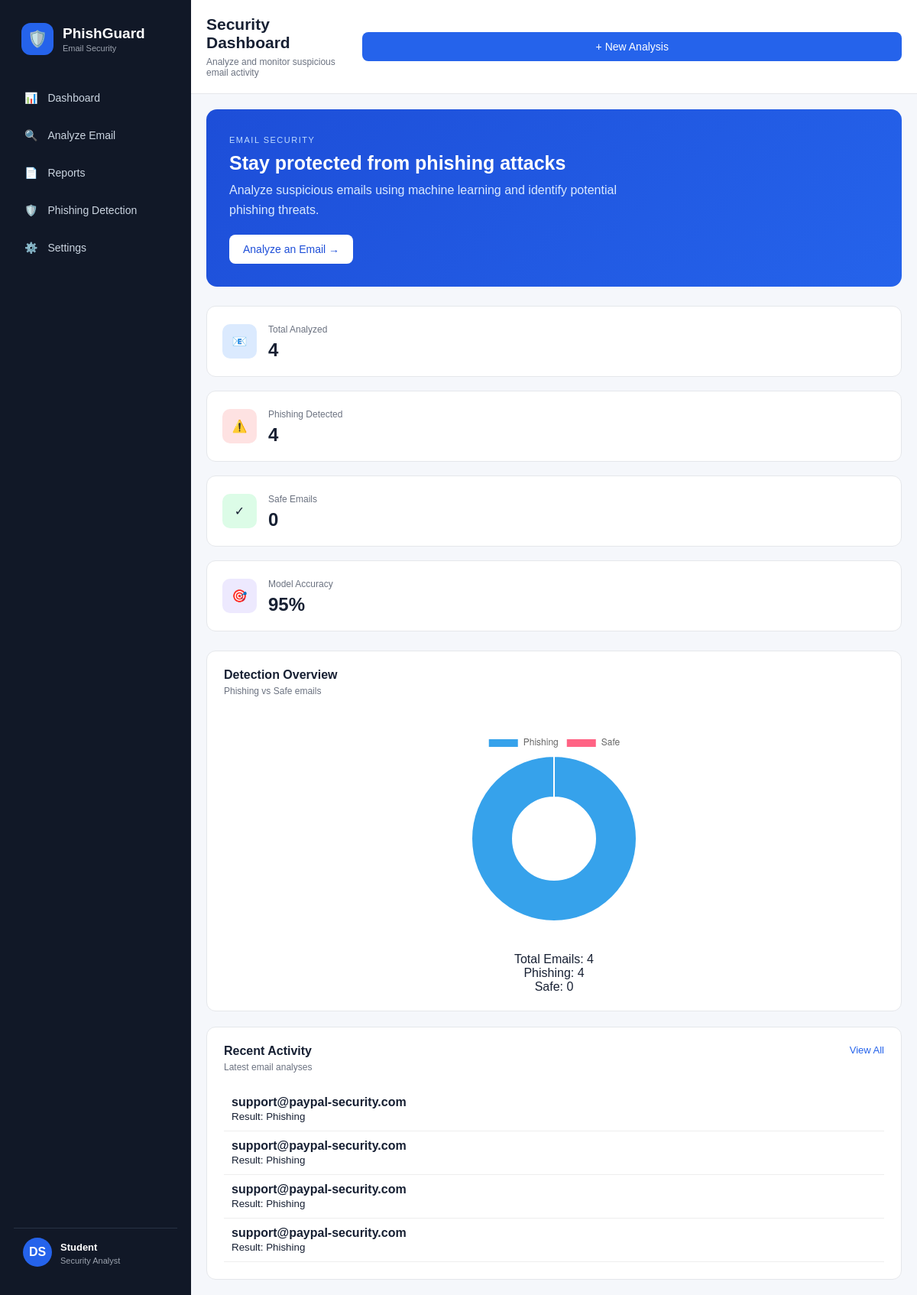
The page / on the database its author committed.
### tables this page shows
CREATE TABLE reports (
        id INTEGER PRIMARY KEY AUTOINCREMENT,
        sender TEXT,
        subject TEXT,
        result TEXT,
        score INTEGER,
        created_at TEXT
    );

### app.py (the view)
@app.route("/")
def dashboard():
    conn = get_db()
    reports = conn.execute("""
        SELECT *
        FROM reports
        ORDER BY id DESC
    """).fetchall()
    reports = [dict(r) for r in reports]
    total_reports = len(reports)
    phishing_count = sum(
        1 for r in reports
        if r["result"] == "Phishing"
    )
    safe_count = sum(
        1 for r in reports
        if r["result"] == "Safe"
    )
    conn.close()
    return render_template(
        "dashboard.html",
        total_reports=total_reports,
        phishing_count=phishing_count,
        safe_count=safe_count,
        reports=reports
    )

### app.py (called while the page is built)
def get_db():
    conn = sqlite3.connect(DATABASE)
    conn.row_factory = sqlite3.Row
    return conn

### templates/dashboard.html (shortened to what this page needs)
{% extends "base.html" %}
{% block page_title %}
Security Dashboard
{% endblock %}
{% block page_subtitle %}
Analyze and monitor suspicious email activity
{% endblock %}
{% block content %}
<div class="welcome-card">
    <div>
        <span class="eyebrow">EMAIL SECURITY</span>
        <h2>Stay protected from phishing attacks</h2>
        <p>
            Analyze suspicious emails using machine learning
            and identify potential phishing threats.
        </p>
        <a href="/analyze" class="primary-button">
            Analyze an Email →
        </a>
    </div>
</div>
<div class="stats-grid">
    <div class="stat-card">
        <div class="stat-icon blue">📧</div>
        <div>
            <span>Total Analyzed</span>
            <h3>{{ total_reports }}</h3>
        </div>
    </div>
    <div class="stat-card">
        <div class="stat-icon red">⚠️</div>
        <div>
            <span>Phishing Detected</span>
            <h3>{{ phishing_count }}</h3>
        </div>
    </div>
    <div class="stat-card">
        <div class="stat-icon green">✓</div>
        <div>
            <span>Safe Emails</span>
            <h3>{{ safe_count }}</h3>
        </div>
    </div>
    <div class="stat-card">
        <div class="stat-icon purple">🎯</div>
        <div>
            <span>Model Accuracy</span>
            <h3>95%</h3>
        </div>
    </div>
</div>
<div class="dashboard-grid">
    <div class="panel">
        <div class="panel-header">
            <div>
                <h3>Detection Overview</h3>
                <p>Phishing vs Safe emails</p>
            </div>
        </div>
        <div class="chart-placeholder">
                <canvas id="phishingChart"
                    data-phishing-count="{{ phishing_count }}"
                    data-safe-count="{{ safe_count }}"></canvas>
        </div>
        <div style="text-align:center;margin-top:15px;">
            <p>Total Emails: {{ total_reports }}</p>
            <p>Phishing: {{ phishing_count }}</p>
            <p>Safe: {{ safe_count }}</p>
        </div>
    </div>
    <div class="panel">
        <div class="panel-header">
            <div>
                <h3>Recent Activity</h3>
                <p>Latest email analyses</p>
            </div>
            <a href="/reports">View All</a>
        </div>
        {% if reports %}
            {% for report in reports[:5] %}
            <div style="padding:10px;border-bottom:1px solid #eee;">
                <strong>{{ report.sender }}</strong><br>
                <small>Result: {{ report.result }}</small>
            </div>
            {% endfor %}
        {% else %}
        <div class="empty-state">
            <h4>No analyses yet</h4>
        </div>
        {% endif %}
    </div>
</div>
<script>
const ctx = document.getElementById('phishingChart');
new Chart(ctx, {
    type: 'doughnut',
    data: {
        labels: ['Phishing', 'Safe'],
        datasets: [{
            data: [
                Number(ctx.dataset.phishingCount),
                Number(ctx.dataset.safeCount)
            ]
        }]
    }
});
</script>
{% endblock %}

### static/css/style.css (style rules this page uses)
* { margin: 0; padding: 0; box-sizing: border-box; }
body { font-family: Arial, Helvetica, sans-serif; background: #f5f7fb; color: #172033; }
a { text-decoration: none; color: inherit; }
.scan-button, .primary-button { background: #2563eb; color: white; padding: 11px 18px; border-radius: 8px; font-size: 14px; display: inline-block; border: none; }
.welcome-card { background: linear-gradient(135deg, #1d4ed8, #2563eb); color: white; padding: 30px; border-radius: 14px; display: flex; justify-content: space-between; align-items: center; margin-bottom: 25px; }
.welcome-card h2 { margin: 8px 0; font-size: 25px; }
.welcome-card p { color: #dbeafe; max-width: 550px; line-height: 1.6; }
.eyebrow { font-size: 11px; letter-spacing: 1.5px; color: #bfdbfe; }
.welcome-card .primary-button { background: white; color: #1d4ed8; margin-top: 20px; }
.stats-grid { display: grid; grid-template-columns: repeat(4, 1fr); gap: 18px; margin-bottom: 25px; }
.stat-card { background: white; border: 1px solid #e5e7eb; border-radius: 12px; padding: 20px; display: flex; align-items: center; gap: 15px; }
.stat-card span { color: #6b7280; font-size: 12px; }
.stat-card h3 { font-size: 24px; margin-top: 5px; }
.stat-icon { width: 45px; height: 45px; border-radius: 10px; display: flex; align-items: center; justify-content: center; flex-shrink: 0; }
.blue { background: #dbeafe; }
.red { background: #fee2e2; }
.green { background: #dcfce7; }
.purple { background: #ede9fe; }
.dashboard-grid { display: grid; grid-template-columns: 1.4fr 1fr; gap: 20px; }
.panel { background: white; border: 1px solid #e5e7eb; border-radius: 12px; padding: 22px; min-height: 300px; }
.panel-header { display: flex; justify-content: space-between; gap: 15px; margin-bottom: 20px; }
.panel-header h3 { font-size: 16px; }
.panel-header p { color: #6b7280; font-size: 12px; margin-top: 5px; }
.panel-header a { color: #2563eb; font-size: 13px; }
.chart-placeholder { height: 210px; display: flex; align-items: center; justify-content: center; }
@media (max-width: 1200px) { .stats-grid, .settings-stats-grid, .report-summary { grid-template-columns: repeat(2, 1fr); } }
@media (max-width: 1200px) { .dashboard-grid { grid-template-columns: 1fr; } }
.welcome-card { flex-direction: column; align-items: flex-start; }
.settings-stats-grid, .report-summary, .stats-grid { grid-template-columns: 1fr 1fr; }
.settings-stats-grid, .report-summary, .stats-grid, .analyst-stats { grid-template-columns: 1fr; }
.chart-placeholder { height:300px; position:relative; }
#phishingChart { max-height:250px; }

### rows shown on the page
reports: sender "support@paypaI-security.com", result "Phishing"
reports: sender "support@paypaI-security.com", result "Phishing"
reports: sender "support@paypaI-security.com", result "Phishing"
reports: sender "support@paypaI-security.com", result "Phishing"

### other values the page prints
{{ total_reports }} "4"
{{ phishing_count }} "4"
{{ safe_count }} "0"
